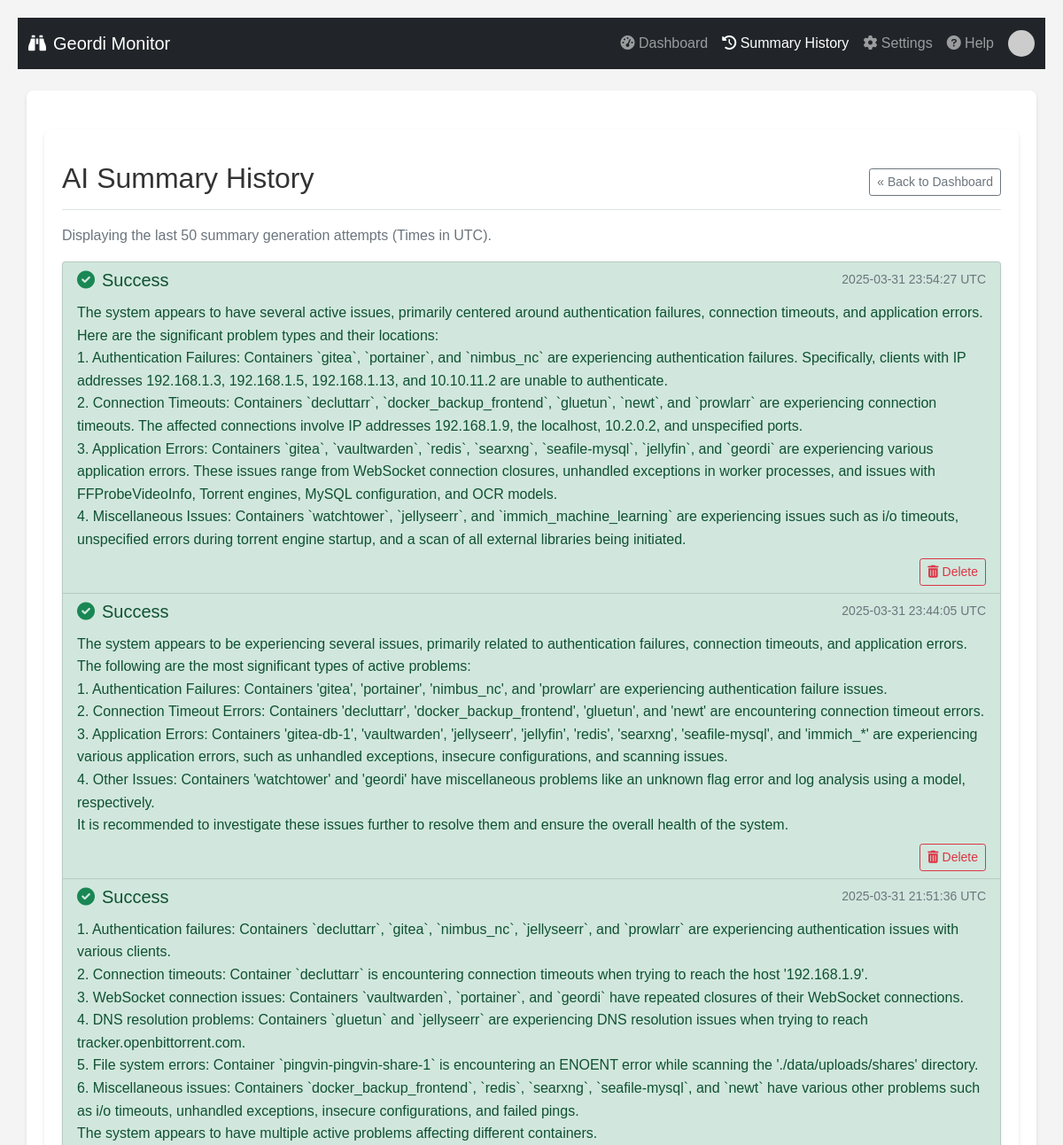
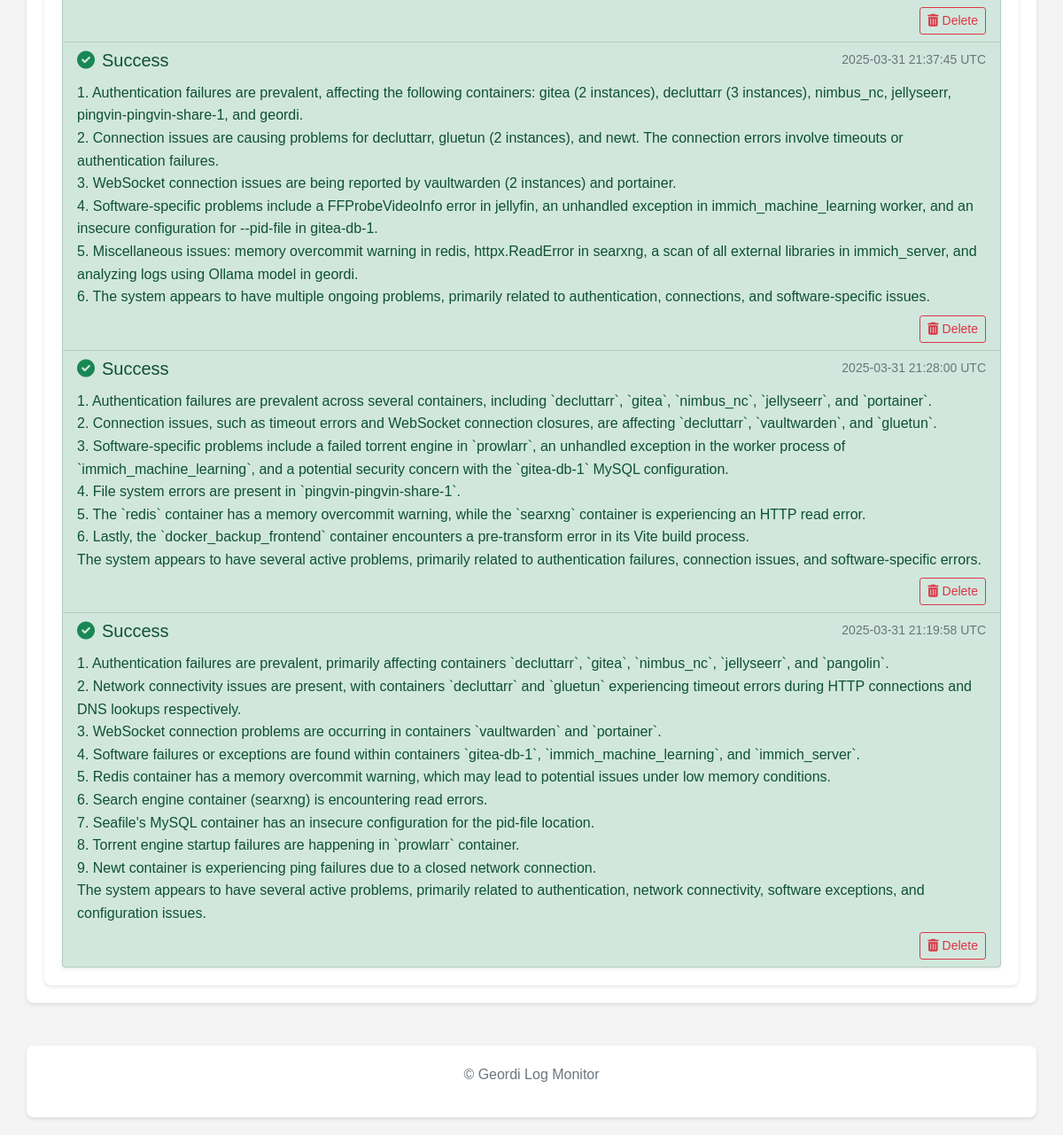
The app's page /summary_history with its own data (2 pictures, top to bottom).
### tables this page shows
CREATE TABLE summary_history (
                id INTEGER PRIMARY KEY AUTOINCREMENT,
                timestamp TEXT NOT NULL,      -- ISO 8601 timestamp when generated
                summary_text TEXT,            -- The AI-generated summary (can be NULL if error)
                error_text TEXT,              -- Error message if generation failed (can be NULL if success)
                status TEXT NOT NULL          -- 'success', 'error', 'skipped'
                -- notes TEXT                -- Optional: Add later for user notes
            );

### routes/ui_routes.py (the view)
@ui_bp.route('/summary_history')
def summary_history():
    limit = 50 # How many recent summaries to show
    history_records = []
    error_message = None
    display_timezone_obj = get_display_timezone() # Get the actual timezone object
    try:
        if hasattr(db, 'get_summary_history'):
            raw_records = db.get_summary_history(limit=limit)
            formatted_records = []
            for record in raw_records:
                if record and isinstance(record.get('timestamp'), datetime):
                    try:
                        local_time = record['timestamp'].astimezone(display_timezone_obj)
                        record['formatted_timestamp'] = local_time.strftime('%Y-%m-%d %H:%M:%S %Z')
                    except Exception as fmt_err:
                        logging.warning(f"Error formatting timestamp {record['timestamp']}: {fmt_err}")
                        record['formatted_timestamp'] = record['timestamp'].isoformat()
                elif record and record.get('timestamp'):
                     record['formatted_timestamp'] = str(record['timestamp'])
                elif record:
                     record['formatted_timestamp'] = 'N/A' # Handle missing timestamp case
                if record: # Ensure record is not None before appending
                     formatted_records.append(record)
            history_records = formatted_records # Use the list with formatted timestamps
            if not history_records:
                logging.info("No AI summary history found in the database.")
        else:
            error_message = "Internal Error: Summary history feature not available (DB function missing)."
            logging.error(error_message)
    except Exception as e:
        error_message = f"An unexpected error occurred while fetching summary history: {e}"
        logging.exception("Error fetching summary history:")
    return render_template('summary_history.html',
                           records=history_records, # Pass the modified records
                           limit=limit,
                           error_message=error_message,
                           display_timezone_name=str(display_timezone_obj))

### app.py (called while the page is built)
def nl2br_filter(s):
    if s:
        s_escaped = escape(s)
        result = newline_re.sub('<br>\n', s_escaped)
        return Markup(result)
    return ''

@app.context_processor
def inject_app_settings():
    settings_copy = {} # Initialize empty in case of error getting lock/dict
    try:
        with settings_lock:
            if isinstance(app_settings, dict):
                settings_copy = app_settings.copy()
            else:
                logger.error("inject_app_settings: global app_settings is not a dict!")
    except Exception as e:
         logger.error(f"inject_app_settings: Error acquiring lock or copying settings: {e}")
    return dict(app_settings=settings_copy) # Make it available as 'app_settings' in templates

### db.py (called while the page is built)
def _parse_iso_datetime(iso_string):
    if not iso_string: return None
    try:
        if 'Z' in iso_string:
             dt = datetime.datetime.fromisoformat(iso_string.replace('Z', '+00:00'))
        elif '+' in iso_string or '-' in iso_string[10:]: # Check for timezone offset
             dt = datetime.datetime.fromisoformat(iso_string)
        else:
             dt = datetime.datetime.fromisoformat(iso_string).replace(tzinfo=timezone.utc)
        return dt.astimezone(timezone.utc) # Ensure it's always UTC
    except (ValueError, TypeError) as e:
        logging.warning(f"Could not parse ISO timestamp '{iso_string}': {e}. Returning as string.")
        return iso_string

def get_db():
    try:
        os.makedirs(DATABASE_DIR, exist_ok=True)
    except OSError as e:
        logging.error(f"Could not create database directory {DATABASE_DIR}: {e}")
    conn = sqlite3.connect(DATABASE, detect_types=sqlite3.PARSE_DECLTYPES | sqlite3.PARSE_COLNAMES)
    conn.row_factory = sqlite3.Row
    return conn

def _row_to_dict_with_parsed_dates(row):
    if not row: return None
    item = dict(row)
    item['first_detected_timestamp'] = _parse_iso_datetime(item.get('first_detected_timestamp'))
    item['last_detected_timestamp'] = _parse_iso_datetime(item.get('last_detected_timestamp'))
    item['timestamp'] = _parse_iso_datetime(item.get('timestamp'))
    return item

### templates/summary_history.html (shortened to what this page needs)
{% extends "base.html" %}
{% block content %}
<div class="container mt-4">
    <div class="d-flex justify-content-between flex-wrap flex-md-nowrap align-items-center pt-3 pb-2 mb-3 border-bottom">
        <h1 class="h2">AI Summary History</h1>
        <a href="{{ url_for('ui.index') }}" class="btn btn-sm btn-outline-secondary">
             « Back to Dashboard
         </a>
    </div>
    <p class="text-muted">Displaying the last {{ limit }} summary generation attempts (Times in {{ display_timezone_name }}).</p>
    {% if records %}
        <div class="list-group shadow-sm">
            {% for record in records %}
                {% set list_class = 'list-group-item-success' if record.status == 'success' else ('list-group-item-danger' if record.status == 'error' else ('list-group-item-warning' if record.status == 'skipped' else '')) %}
                {% set icon_class = 'fas fa-check-circle text-success' if record.status == 'success' else ('fas fa-times-circle text-danger' if record.status == 'error' else ('fas fa-forward text-warning' if record.status == 'skipped' else 'fas fa-question-circle')) %}
                <div class="list-group-item list-group-item-action flex-column align-items-start {{ list_class }}">
                    <div class="d-flex w-100 justify-content-between mb-2">
                        <h5 class="mb-1">
                            <i class="{{ icon_class }} me-2"></i>{{ record.status | title }}
                        </h5>
                        <small class="text-muted">
                             {{ record.formatted_timestamp | default('N/A') }}
                        </small>
                    </div>
                    {% if record.status == 'success' and record.summary_text %}
                        <p class="mb-1">{{ record.summary_text | nl2br }}</p>
                    {% elif record.status != 'success' and record.error_text %}
                        <p class="mb-1 fst-italic text-secondary">{{ record.error_text }}</p>
                    {% else %}
                        <p class="mb-1 fst-italic text-secondary">(No details recorded)</p>
                    {% endif %}
                    <div class="mt-2 text-end">
                        <form action="{{ url_for('ui.delete_summary_history_record', record_id=record.id) }}" method="POST" style="display: inline;"
                              onsubmit="return confirm('Are you sure you want to delete this summary record permanently?');">
                            <button type="submit" class="btn btn-sm btn-outline-danger">
                                <i class="fas fa-trash-alt me-1"></i>Delete
                            </button>
                        </form>
                    </div>
                </div>
            {% endfor %}
        </div>
    {% elif not error_message %}
        <div class="alert alert-info" role="alert">
            No AI summary history has been recorded yet. Summaries are generated periodically based on your settings.
        </div>
    {% endif %}
</div>
{% endblock %}

### templates/base.html (shortened to what this page needs)
<!doctype html>
<html lang="en">
  <head>
    <link href="https://cdn.jsdelivr.net/npm/bootstrap@5.1.3/dist/css/bootstrap.min.css" rel="stylesheet">
    <link rel="stylesheet" href="https://cdnjs.cloudflare.com/ajax/libs/font-awesome/6.0.0/css/all.min.css" />
    <link rel="stylesheet" href="{{ url_for('static', filename='style.css') }}">
  </head>
  <body>
    <nav class="navbar navbar-expand-lg navbar-dark bg-dark mb-4">
      <div class="container-fluid">
        <a class="navbar-brand" href="{{ url_for('ui.index') }}">
            <i class="fas fa-binoculars me-2"></i>Geordi Monitor
        </a>
        <div class="collapse navbar-collapse" id="navbarNav">
          <ul class="navbar-nav ms-auto mb-2 mb-lg-0 align-items-center">
            <li class="nav-item">
              <a class="nav-link {% if request.endpoint == 'ui.index' %}active{% endif %}" aria-current="page" href="{{ url_for('ui.index') }}">
                  <i class="fas fa-tachometer-alt"></i> Dashboard
              </a>
            </li>
            <li class="nav-item">
              <a class="nav-link {% if request.endpoint == 'ui.summary_history' %}active{% endif %}" href="{{ url_for('ui.summary_history') }}">
                <i class="fas fa-history"></i> Summary History
              </a>
            </li>
            <li class="nav-item">
              <a class="nav-link {% if request.endpoint == 'ui.settings' %}active{% endif %}" href="{{ url_for('ui.settings') }}">
                <i class="fas fa-cog"></i> Settings
              </a>
            </li>
            <li class="nav-item">
              <a class="nav-link {% if request.endpoint == 'ui.help_page' %}active{% endif %}" href="{{ url_for('ui.help_page') }}">
                <i class="fas fa-question-circle"></i> Help
              </a>
            </li>
            {% set email_for_gravatar = app_settings.get('gravatar_email') %}
            {% set final_gravatar_url = generate_gravatar_url(email_for_gravatar, size=30) if email_for_gravatar else None %}
            <li class="nav-item ms-lg-2 d-flex align-items-center" style="min-width: 30px;">
                {% if final_gravatar_url %}
                    <img src="{{ final_gravatar_url }}"
                         alt="User Gravatar"
                         class="rounded-circle"
                         width="30" height="30"
                         title="Gravatar for {{ email_for_gravatar }}">
                {% else %}
                    <span title="Gravatar Not Set / Default">
                        <i class="fas fa-user-circle fa-lg text-light opacity-75"></i>
                     </span>
                {% endif %}
            </li>
          </ul>
        </div>
      </div>
    </nav>
    <main class="container">
        {% block content %}{% endblock %}
    </main>
    <footer class="container mt-5 text-center text-muted">
        <p>© Geordi Log Monitor</p>
    </footer>
  </body>
</html>

### static/style.css (style rules this page uses)
body { font-family: sans-serif; line-height: 1.6; margin: 20px; background-color: #f4f4f4; }
h1, h2 { color: #333; }
.container { background: #fff; padding: 20px; border-radius: 8px; box-shadow: 0 2px 4px rgba(0,0,0,0.1); }

### templates/base.html (style rules this page uses)
.navbar .rounded-circle { vertical-align: middle; }

### records on screen
summary_history: status "Success", formatted_timestamp "2025-03-31 23:54:27 UTC", summary_text "The system appears to have several active issues, primarily centered around authentication failures, connection timeouts, and application errors. Here are the significant problem types and their locations: 1. Authentication Failures: Containers `gitea`, `portainer`, and `nimbus_nc` are experiencing authentication failures. Specifically, clients with IP addresses 192.168.1.3, 192.168.1.5, 192.168.1.13, and 10.10.11.2 are unable to authenticate. 2. Connection Timeouts: Containers `decluttarr`, `docker_backup_frontend`, `gluetun`, `newt`, and `prowlarr` are experiencing connection timeouts. The affected connections involve IP addresses 192.168.1.9, the localhost, 10.2.0.2, and unspecified…"
summary_history: status "Success", formatted_timestamp "2025-03-31 23:44:05 UTC", summary_text "The system appears to be experiencing several issues, primarily related to authentication failures, connection timeouts, and application errors. The following are the most significant types of active problems: 1. Authentication Failures: Containers 'gitea', 'portainer', 'nimbus_nc', and 'prowlarr' are experiencing authentication failure issues. 2. Connection Timeout Errors: Containers 'decluttarr', 'docker_backup_frontend', 'gluetun', and 'newt' are encountering connection timeout errors. 3. Application Errors: Containers 'gitea-db-1', 'vaultwarden', 'jellyseerr', 'jellyfin', 'redis', 'searxng', 'seafile-mysql', and 'immich_*' are experiencing various application errors, such as unhandled…"
summary_history: status "Success", formatted_timestamp "2025-03-31 21:51:36 UTC", summary_text "1. Authentication failures: Containers `decluttarr`, `gitea`, `nimbus_nc`, `jellyseerr`, and `prowlarr` are experiencing authentication issues with various clients. 2. Connection timeouts: Container `decluttarr` is encountering connection timeouts when trying to reach the host '192.168.1.9'. 3. WebSocket connection issues: Containers `vaultwarden`, `portainer`, and `geordi` have repeated closures of their WebSocket connections. 4. DNS resolution problems: Containers `gluetun` and `jellyseerr` are experiencing DNS resolution issues when trying to reach tracker.openbittorrent.com. 5. File system errors: Container `pingvin-pingvin-share-1` is encountering an ENOENT error while scanning the…"
summary_history: status "Success", formatted_timestamp "2025-03-31 21:37:45 UTC", summary_text "1. Authentication failures are prevalent, affecting the following containers: gitea (2 instances), decluttarr (3 instances), nimbus_nc, jellyseerr, pingvin-pingvin-share-1, and geordi. 2. Connection issues are causing problems for decluttarr, gluetun (2 instances), and newt. The connection errors involve timeouts or authentication failures. 3. WebSocket connection issues are being reported by vaultwarden (2 instances) and portainer. 4. Software-specific problems include a FFProbeVideoInfo error in jellyfin, an unhandled exception in immich_machine_learning worker, and an insecure configuration for --pid-file in gitea-db-1. 5. Miscellaneous issues: memory overcommit warning in redis,…"
summary_history: status "Success", formatted_timestamp "2025-03-31 21:28:00 UTC", summary_text "1. Authentication failures are prevalent across several containers, including `decluttarr`, `gitea`, `nimbus_nc`, `jellyseerr`, and `portainer`. 2. Connection issues, such as timeout errors and WebSocket connection closures, are affecting `decluttarr`, `vaultwarden`, and `gluetun`. 3. Software-specific problems include a failed torrent engine in `prowlarr`, an unhandled exception in the worker process of `immich_machine_learning`, and a potential security concern with the `gitea-db-1` MySQL configuration. 4. File system errors are present in `pingvin-pingvin-share-1`. 5. The `redis` container has a memory overcommit warning, while the `searxng` container is experiencing an HTTP read error.…"
summary_history: status "Success", formatted_timestamp "2025-03-31 21:19:58 UTC", summary_text "1. Authentication failures are prevalent, primarily affecting containers `decluttarr`, `gitea`, `nimbus_nc`, `jellyseerr`, and `pangolin`. 2. Network connectivity issues are present, with containers `decluttarr` and `gluetun` experiencing timeout errors during HTTP connections and DNS lookups respectively. 3. WebSocket connection problems are occurring in containers `vaultwarden` and `portainer`. 4. Software failures or exceptions are found within containers `gitea-db-1`, `immich_machine_learning`, and `immich_server`. 5. Redis container has a memory overcommit warning, which may lead to potential issues under low memory conditions. 6. Search engine container (searxng) is encountering read…"

### other values on screen
{{ limit }} "50"
{{ display_timezone_name }} "UTC"
